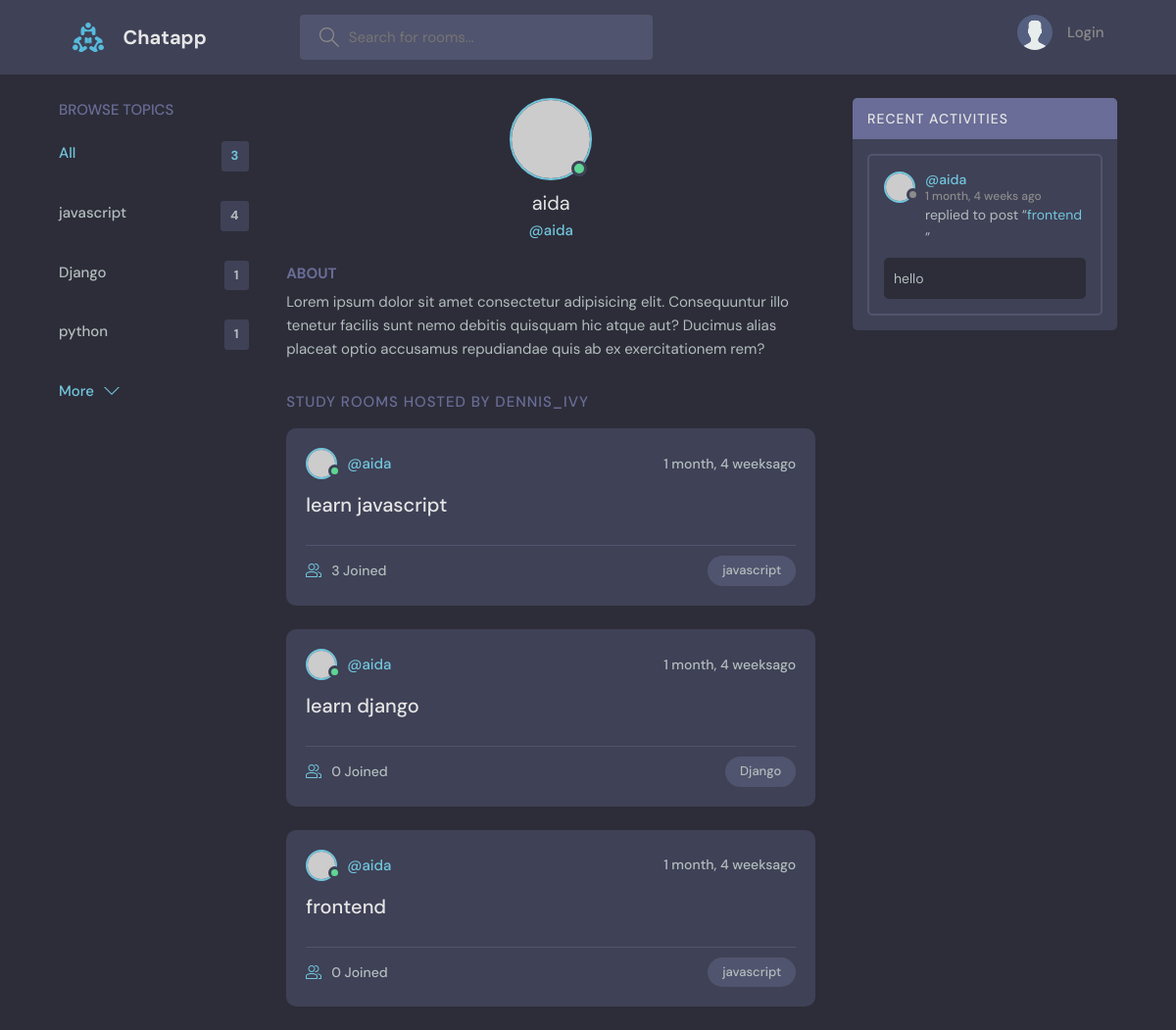
The app's page /profile/2/ with its own data.
### base/models.py (models this page shows, shortened)
class Topic(models.Model):
    name=models.CharField(max_length=200)

class Room(models.Model):
    host=models.ForeignKey(User,on_delete=models.SET_NULL,null=True)
    topic=models.ForeignKey(Topic, on_delete=models.SET_NULL,null=True)
    name=models.CharField(max_length=300)
    description=models.TextField(null=True,blank=True)
    participants=models.ManyToManyField(User,related_name='paricipants',blank=True)
    updated=models.DateTimeField(auto_now=True)
    created=models.DateTimeField(auto_now_add=True)
    class Meta:
        ordering=['-updated','-created']
    def __str__(self):
        return self.name

class Message(models.Model):
    user=models.ForeignKey(User, on_delete=models.CASCADE)
    room=models.ForeignKey(Room,on_delete=models.CASCADE)
    body=models.TextField()
    updated=models.DateTimeField(auto_now=True)
    created=models.DateTimeField(auto_now_add=True)
    class Meta:
        ordering=['-updated','-created']
    def __str__(self):
        return self.body[0:50]

### base/views.py (the view)
# urls.py: path('profile/<str:pk>/',views.userProfile, name='userProfile'),
def userProfile(request,pk):
    user=User.objects.get(id=pk)
    rooms=user.room_set.all()
    room_messages=user.message_set.all()
    topics=Topic.objects.all()
    context={'user':user,'rooms':rooms,'room_messages':room_messages,'topics':topics}
    return render(request,'base/profile.html',context)

### base/templates/base/profile.html (shortened to what this page needs)
{% extends 'main.html'%}
   {% block content%}
  <main class="profile-page layout layout--3">
    <div class="container">
      {% include 'base/topics_component.html'%}
      <div class="roomList">
        <div class="profile">
          <div class="profile__avatar">
            <div class="avatar avatar--large active">
              <img src="https://randomuser.me/api/portraits/men/11.jpg" />
            </div>
          </div>
          <div class="profile__info">
            <h3>{{user.username}}</h3>
            <p>@{{user.username}}</p>
          </div>
          <div class="profile__about">
            <h3>About</h3>
            <p>
              Lorem ipsum dolor sit amet consectetur adipisicing elit. Consequuntur illo tenetur
              facilis sunt nemo debitis quisquam hic atque aut? Ducimus alias placeat optio
              accusamus repudiandae quis ab ex exercitationem rem?
            </p>
          </div>
        </div>
        <div class="roomList__header">
          <div>
            <h2>Study Rooms Hosted by dennis_ivy</a>
            </h2>
          </div>
        </div>
        {% include 'base/feed_component.html'%}
      </div>
      {% include 'base/activity_component.html'%}
    </div>
  </main>
  {% endblock content %}

### base/templates/base/topics_component.html
<div class="topics">
  <div class="topics__header">
    <h2>Browse Topics</h2>
  </div>
  <ul class="topics__list">
    <li>
      <a href="{% url 'home'%}" class="active">All <span>{{topics.count}}</span></a>
    </li>
    {% for topic in topics%}
    <li>
      <a href="{% url 'home'%}?q={{topic.name}}">{{topic.name}} <span>{{topic.room_set.all.count}}</span></a>
    </li>
    {% endfor%}
  </ul>
  <a class="btn btn--link" href="topics.html">
    More
    <svg version="1.1" xmlns="http://www.w3.org/2000/svg" width="32" height="32" viewBox="0 0 32 32">
      <title>chevron-down</title>
      <path d="M16 21l-13-13h-3l16 16 16-16h-3l-13 13z"></path>
    </svg>
  </a>
</div>

### base/templates/base/feed_component.html (shortened to what this page needs)
{% for room in rooms%}
<div class="roomListRoom">
  <div class="roomListRoom__header">
    <a href="{% url 'userProfile' room.host.id %}" class="roomListRoom__author">
      <div class="avatar avatar--small active">
        <img src="https://randomuser.me/api/portraits/men/11.jpg" />
      </div>
      <span>@{{room.host.username}}</span>
    </a>
    <div class="roomListRoom__actions">
      <span>{{room.created|timesince}}ago</span>
    </div>
  </div>
  <div class="roomListRoom__content">
    <a href="{% url 'room' room.id %}">{{room.name}}</a>
  </div>
  <div class="roomListRoom__meta">
    <a href="{% url 'room' room.id %}" class="roomListRoom__joined">
     {{room.participants.all.count}} Joined
    </a>
    <p class="roomListRoom__topic">{{room.topic.name}}</p>
  </div>
</div>
{% endfor%}

### base/templates/base/activity_component.html (shortened to what this page needs)
 <div class="activities">
  <div class="activities__header">
    <h2>Recent Activities</h2>
  </div>
  {%for message in room_messages %}
  <div class="activities__box">
    <div class="activities__boxHeader roomListRoom__header">
      <a href="{% url 'userProfile' message.user.id %}" class="roomListRoom__author">
        <div class="avatar avatar--small">
          <img src="https://randomuser.me/api/portraits/women/11.jpg" />
        </div>
        <p>
          @{{message.user}}
          <span>{{message.created|timesince}} ago</span>
        </p>
      </a>
    </div>
    <div class="activities__boxContent">
      <p>replied to post “<a href="{% url 'room' message.room.id %}">{{message.room}}</a>”</p>
      <div class="activities__boxRoomContent">
        {{message}}
        </div>
    </div>
  </div>
  {% endfor %}
</div>

### records on screen
Topic: name "javascript", room_set.all.count "4"
Topic: name "Django", room_set.all.count "1"
Topic: name "python", room_set.all.count "1"
Room: host.username "aida", created "1 month, 4 weeks", name "learn javascript", participants.all.count "3", topic.name "javascript"
Room: host.username "aida", created "1 month, 4 weeks", name "learn django", participants.all.count "0", topic.name "Django"
Room: host.username "aida", created "1 month, 4 weeks", name "frontend", participants.all.count "0", topic.name "javascript"
Message: user "aida", created "1 month, 4 weeks", room "frontend", body "hello"

### other values on screen
{{ topics.count }} "3"
{{ user.username }} "aida"
